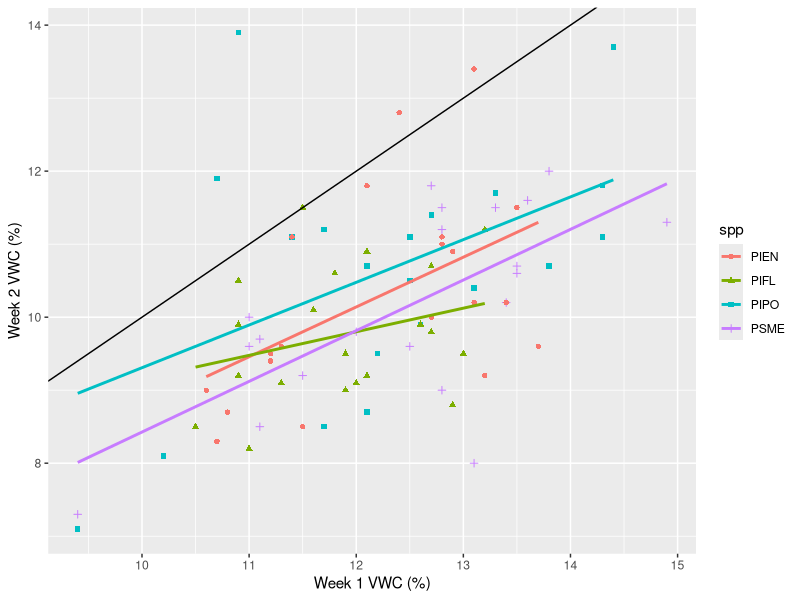
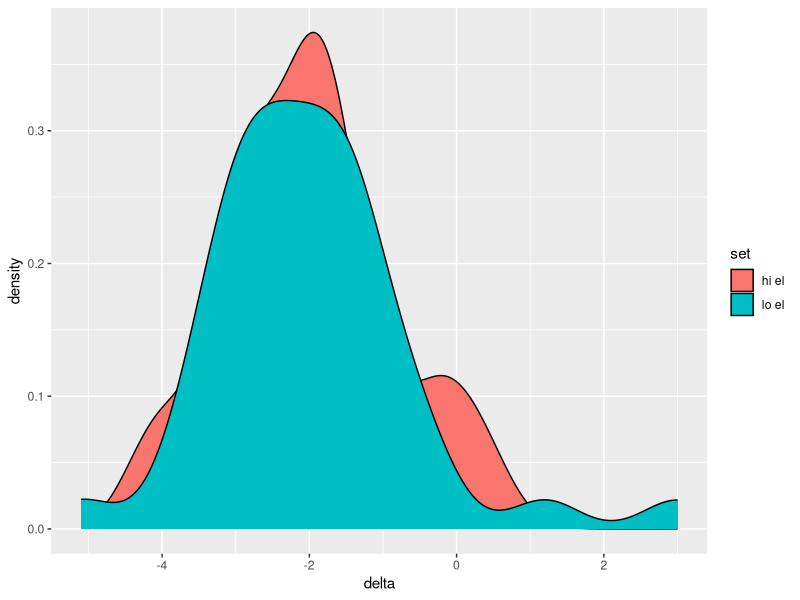

Recreate these plots in R, in order.
library(tidyverse)

vwc_init <- read_csv("data/Experiment/Raw/VWC_07182025.csv")[,1:2] %>% 
  transmute(tree = TreeID, vwc1 = VWC_perc)

vwc_pipo <- read_csv("data/Experiment/Raw/PIPO_VWC_07232025.csv")
vwc_psme <- read_csv("data/Experiment/Raw/PSME_VWC_07232025.csv")
vwc_pifl <- read_csv("data/Experiment/Raw/PIFL_VWC_07242025.csv")
vwc_pien <- read_csv("data/Experiment/Raw/PIEN_VWC_07242025.csv")

vwc_2 <- rbind(vwc_pipo, vwc_psme) %>% 
  rbind(vwc_pifl) %>% 
  rbind(vwc_pien) %>% 
  transmute(tree = TreeID, vwc2 = VWC_perc)

delta_vwc <- full_join(vwc_init, vwc_2) %>% 
  filter(!is.na(vwc2)) %>% 
  mutate(spp = str_sub(tree, 1, 4), delta = vwc2-vwc1) %>% 
  mutate(set = case_when(spp %in% c("PIPO", "PSME") ~ "lo el",
                         .default = "hi el"),
         half_init = vwc1/2) # half_init would be the (theoretical) target for
                             # starting the heatwave!


# the "high elevation" plants dried out a bit more- probably because  

ggplot(delta_vwc, aes(x = vwc1, y = vwc2, color = spp))+
  geom_point(aes(shape = spp))+
  geom_smooth(method = "lm", se = F)+
  geom_abline(slope = 1, intercept = 0)+
  labs(x = "Week 1 VWC (%)", y = "Week 2 VWC (%)")

mean(filter(delta_vwc, set == "hi el")$delta, na.rm = T) # pien, pifl; -2.0225
mean(filter(delta_vwc, set == "lo el")$delta) # pipo, psme; -1.99

summary(lm(vwc2 ~ vwc1, data = delta_vwc)) # R2 0.2567

# vwc2 (in %, pph) on average was 2.6 plus 60% of vwc1
# mean decline was 2% (absolute value)

ggplot(delta_vwc, aes(x = delta))+
  geom_density(aes(fill = set))
